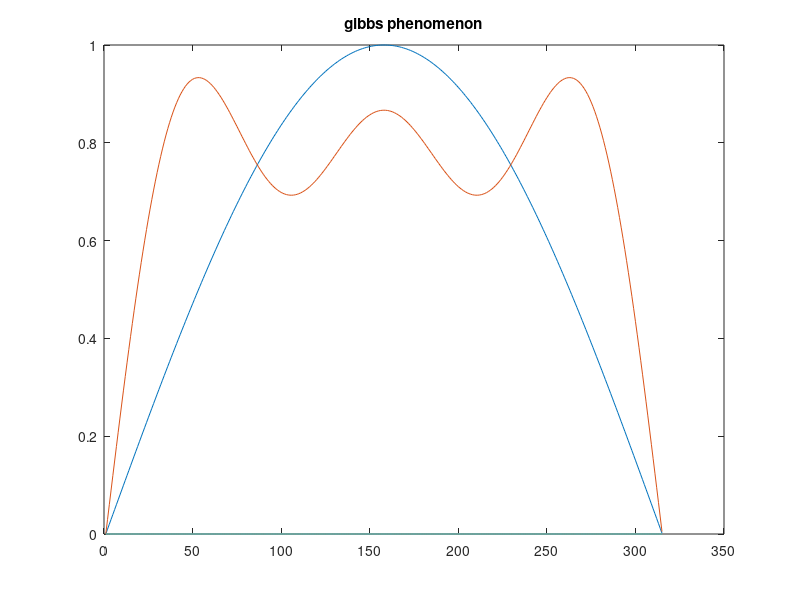

This figure's MATLAB source:
% gibbs phenomenon
clear all
% function [y]=gibbsmain(ul)
t=0:0.01:3.14
ul=input('enter upper limit of odd harmonics')
x=zeros(size(t))
y=zeros(11,length(t))
for N=1:2:ul
    x=x+sin(N*t)/N;
    y(((N+1)/2),:)=x
end
plot(y((1:2:11),:)')
title('gibbs phenomenon')